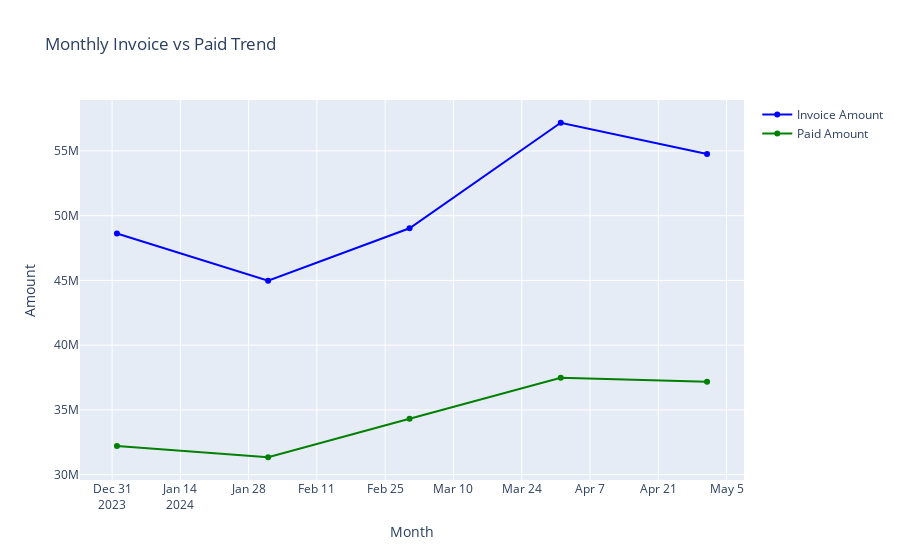

This figure's notebook cell:
### Code cell
# Monthly Invoice vs Paid Trend

monthly_data = df.groupby("Month")[["Invoice_Amount", "Paid_Amount"]].sum().reset_index()

fig4 = go.Figure()
fig4.add_trace(go.Scatter(x=monthly_data["Month"], y=monthly_data["Invoice_Amount"],
                          mode='lines+markers', name='Invoice Amount', line=dict(color='blue')))
fig4.add_trace(go.Scatter(x=monthly_data["Month"], y=monthly_data["Paid_Amount"],
                          mode='lines+markers', name='Paid Amount', line=dict(color='green')))
fig4.update_layout(title="Monthly Invoice vs Paid Trend", xaxis_title="Month", yaxis_title="Amount")
fig4.show()

### Figure 1 — Plotly figure (JSON) as saved in the notebook; plotly's stock layout.template omitted (floating-point values rounded to 4 significant figures)
{"data": [{"line": {"color": "blue"}, "mode": "lines+markers", "name": "Invoice Amount", "type": "scatter", "x": ["2024-01", "2024-02", "2024-03", "2024-04", "2024-05"], "y": [48630000.0, 44980000.0, 49030000.0, 57180000.0, 54760000.0]}, {"line": {"color": "green"}, "mode": "lines+markers", "name": "Paid Amount", "type": "scatter", "x": ["2024-01", "2024-02", "2024-03", "2024-04", "2024-05"], "y": [32220000.0, 31340000.0, 34320000.0, 37470000.0, 37180000.0]}], "layout": {"title": {"text": "Monthly Invoice vs Paid Trend"}, "xaxis": {"title": {"text": "Month"}}, "yaxis": {"title": {"text": "Amount"}}}}
